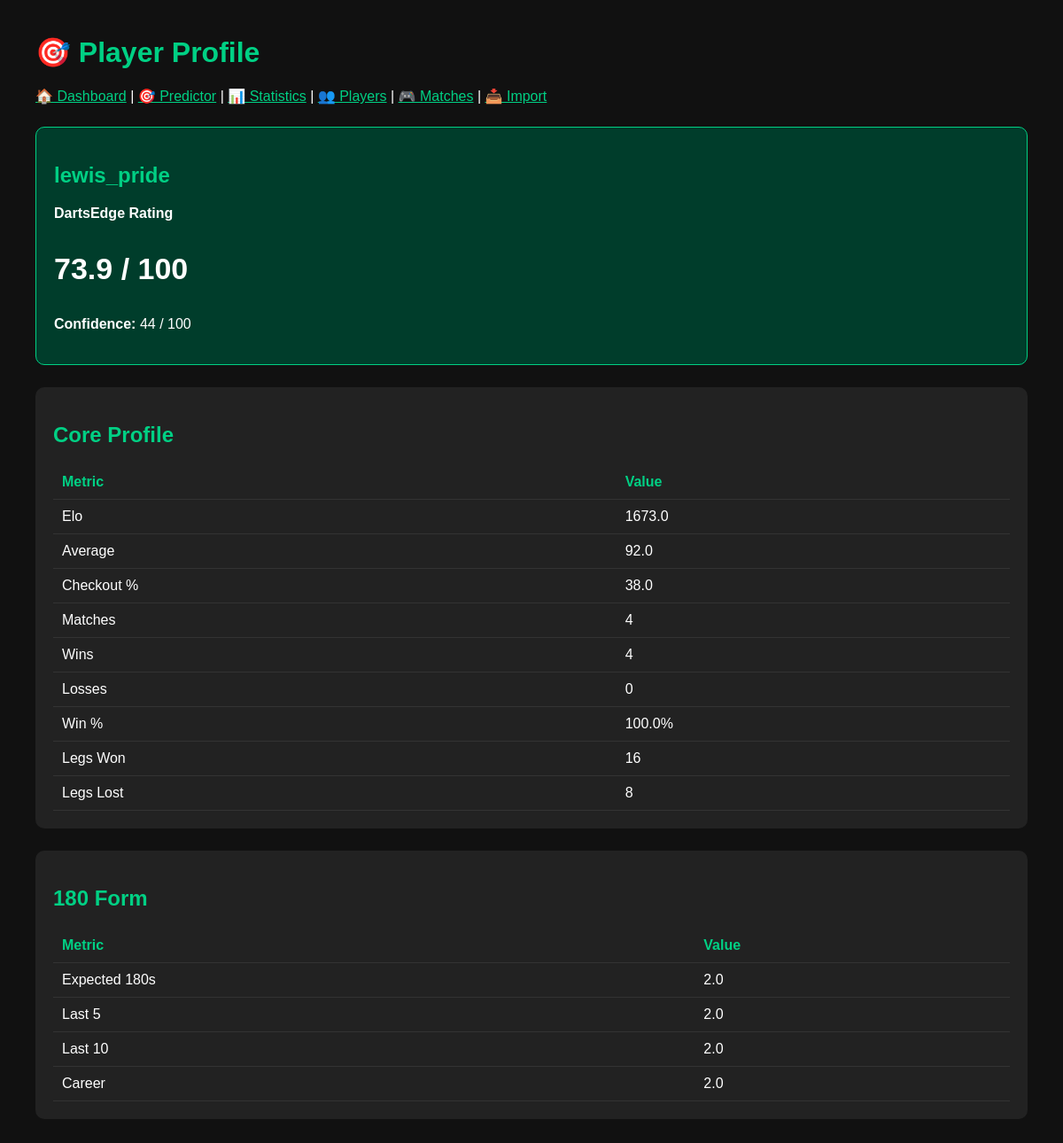
/player-profile/lewis_pride, run on an earlier commit of the app's database.
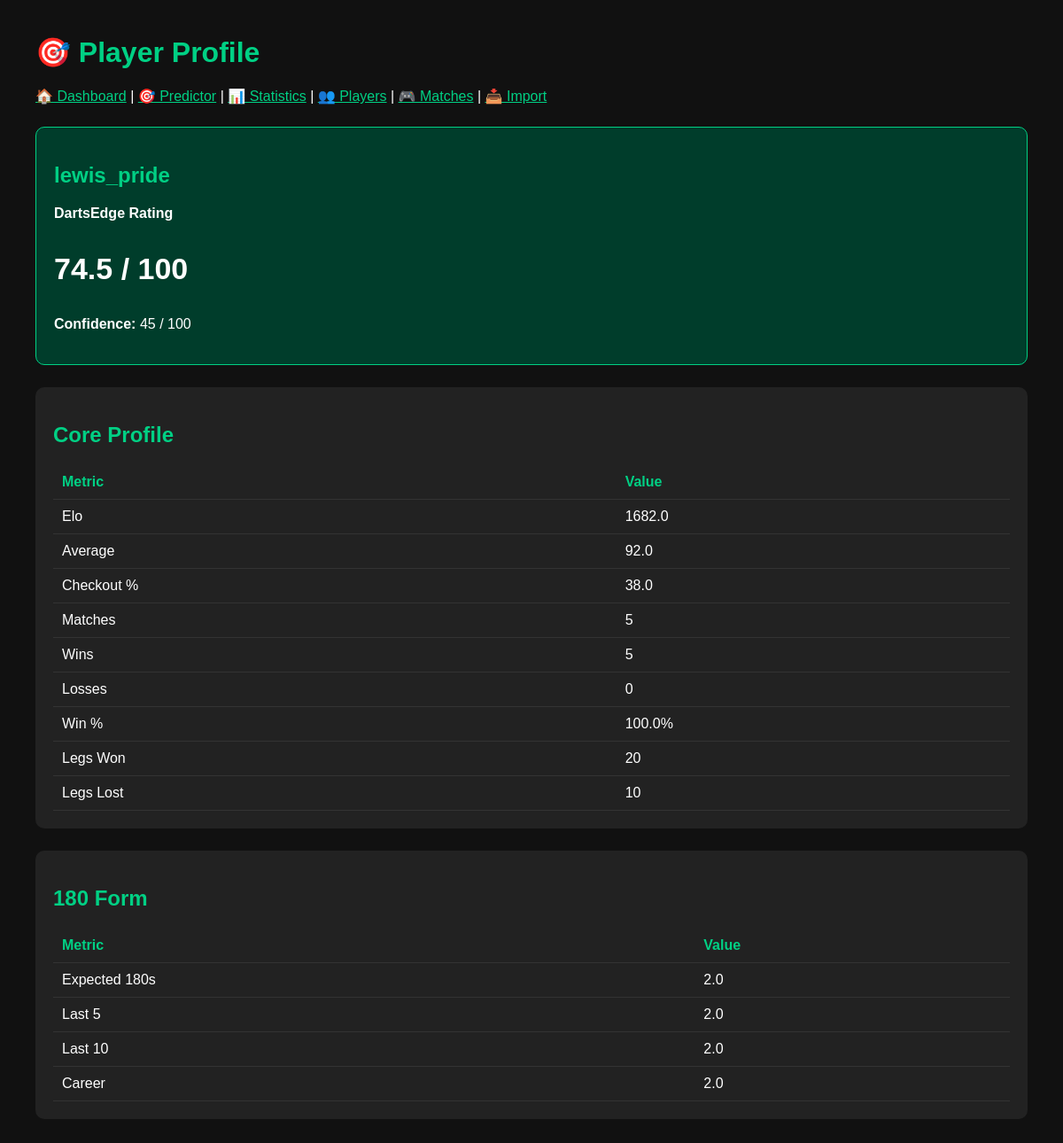
And on a later commit of the database.
### app/models/player.py (models this page shows)
class Player(Base):
    __tablename__ = "players"
    id = Column(Integer, primary_key=True, index=True)
    name = Column(String, unique=True, index=True)
    elo = Column(Float)
    average = Column(Float)
    checkout = Column(Float)
    one80_rate = Column(Float)

### app/routes/player_profile.py (the view)
@router.get("/player-profile/{player_name}")
def player_profile_page(request: Request, player_name: str):
    db = SessionLocal()
    try:
        profile = get_player_profile(db, player_name)
        if not profile:
            return {"error": "Player not found"}
        return templates.TemplateResponse(
            "player_profile.html",
            {
                "request": request,
                "profile": profile,
            },
        )
    finally:
        db.close()

### app/templates/player_profile.html (shortened to what this page needs)
<!DOCTYPE html>
<html>
<head>
</head>
<body>
<h1>🎯 Player Profile</h1>
<div style="margin-bottom:25px;">
    <a href="/dashboard">🏠 Dashboard</a> |
    <a href="/predict">🎯 Predictor</a> |
    <a href="/statistics">📊 Statistics</a> |
    <a href="/players">👥 Players</a> |
    <a href="/matches">🎮 Matches</a> |
    <a href="/import">📥 Import</a>
</div>
<div class="card summary">
    <h2>{{ profile.name }}</h2>
    <p><strong>DartsEdge Rating</strong></p>
    <p class="big">{{ profile.dartsedge_rating }} / 100</p>
    <p><strong>Confidence:</strong> {{ profile.confidence }} / 100</p>
</div>
<div class="card">
    <h2>Core Profile</h2>
    <table>
        <tr><th>Metric</th><th>Value</th></tr>
        <tr><td>Elo</td><td>{{ profile.elo }}</td></tr>
        <tr><td>Average</td><td>{{ profile.average }}</td></tr>
        <tr><td>Checkout %</td><td>{{ profile.checkout }}</td></tr>
        <tr><td>Matches</td><td>{{ profile.matches }}</td></tr>
        <tr><td>Wins</td><td>{{ profile.wins }}</td></tr>
        <tr><td>Losses</td><td>{{ profile.losses }}</td></tr>
        <tr><td>Win %</td><td>{{ profile.win_pct }}%</td></tr>
        <tr><td>Legs Won</td><td>{{ profile.legs_won }}</td></tr>
        <tr><td>Legs Lost</td><td>{{ profile.legs_lost }}</td></tr>
    </table>
</div>
<div class="card">
    <h2>180 Form</h2>
    <table>
        <tr><th>Metric</th><th>Value</th></tr>
        <tr><td>Expected 180s</td><td>{{ profile.form.expected }}</td></tr>
        <tr><td>Last 5</td><td>{{ profile.form.last_5 }}</td></tr>
        <tr><td>Last 10</td><td>{{ profile.form.last_10 }}</td></tr>
        <tr><td>Career</td><td>{{ profile.form.career }}</td></tr>
    </table>
</div>
</body>
</html>

What changed in the data, as far as the page shows it:
changed Player "lewis_pride": elo "1673.0" → "1682.0"
Also different on the page:
{{ profile.dartsedge_rating }}: "73.9" → "74.5"
{{ profile.confidence }}: "44" → "45"
{{ profile.matches }}: "4" → "5"
{{ profile.wins }}: "4" → "5"
{{ profile.legs_won }}: "16" → "20"
{{ profile.legs_lost }}: "8" → "10"
